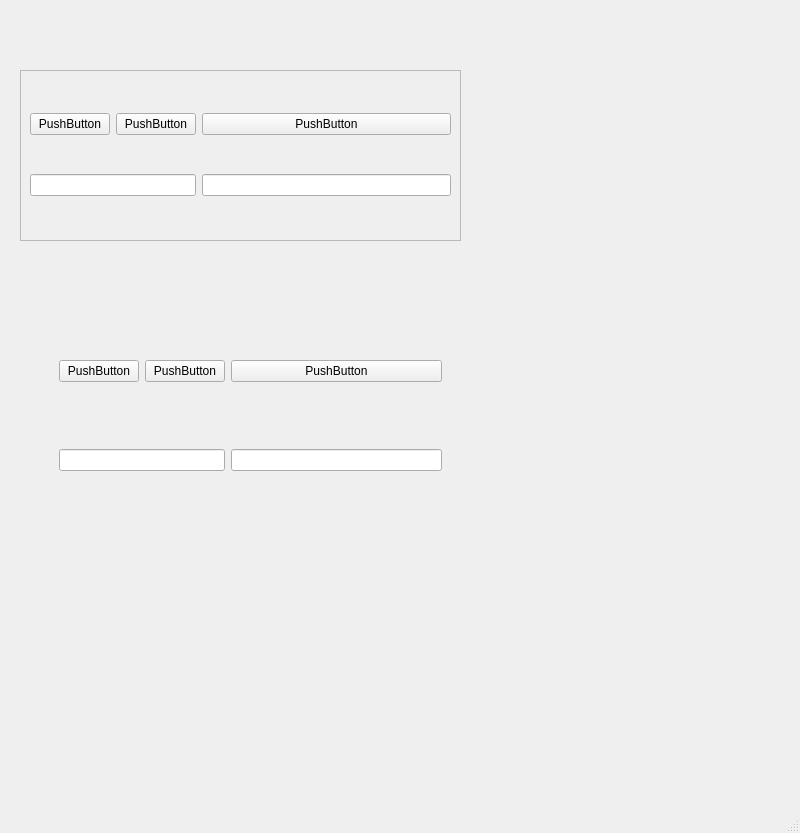
<?xml version="1.0" encoding="UTF-8"?>
<ui version="4.0">
 <class>MainWindow</class>
 <widget class="QMainWindow" name="MainWindow">
  <property name="geometry">
   <rect>
    <x>0</x>
    <y>0</y>
    <width>800</width>
    <height>833</height>
   </rect>
  </property>
  <property name="windowTitle">
   <string>MainWindow</string>
  </property>
  <widget class="QWidget" name="centralwidget">
   <widget class="QFrame" name="frame">
    <property name="geometry">
     <rect>
      <x>20</x>
      <y>70</y>
      <width>441</width>
      <height>171</height>
     </rect>
    </property>
    <property name="frameShape">
     <enum>QFrame::StyledPanel</enum>
    </property>
    <property name="frameShadow">
     <enum>QFrame::Raised</enum>
    </property>
    <layout class="QGridLayout" name="gridLayout">
     <item row="0" column="0">
      <widget class="QPushButton" name="pushButton">
       <property name="text">
        <string>PushButton</string>
       </property>
      </widget>
     </item>
     <item row="0" column="1">
      <widget class="QPushButton" name="pushButton_2">
       <property name="text">
        <string>PushButton</string>
       </property>
      </widget>
     </item>
     <item row="0" column="2">
      <widget class="QPushButton" name="pushButton_3">
       <property name="text">
        <string>PushButton</string>
       </property>
      </widget>
     </item>
     <item row="1" column="0" colspan="2">
      <widget class="QLineEdit" name="lineEdit"/>
     </item>
     <item row="1" column="2">
      <widget class="QLineEdit" name="lineEdit_2"/>
     </item>
    </layout>
   </widget>
   <widget class="QFrame" name="gridFrame">
    <property name="geometry">
     <rect>
      <x>50</x>
      <y>290</y>
      <width>401</width>
      <height>251</height>
     </rect>
    </property>
    <layout class="QGridLayout" name="gridLayout_2">
     <item row="0" column="0">
      <widget class="QPushButton" name="pushButton_4">
       <property name="text">
        <string>PushButton</string>
       </property>
      </widget>
     </item>
     <item row="0" column="1">
      <widget class="QPushButton" name="pushButton_5">
       <property name="text">
        <string>PushButton</string>
       </property>
      </widget>
     </item>
     <item row="0" column="2">
      <widget class="QPushButton" name="pushButton_6">
       <property name="text">
        <string>PushButton</string>
       </property>
      </widget>
     </item>
     <item row="1" column="0" colspan="2">
      <widget class="QLineEdit" name="lineEdit_3"/>
     </item>
     <item row="1" column="2">
      <widget class="QLineEdit" name="lineEdit_4"/>
     </item>
    </layout>
   </widget>
  </widget>
  <widget class="QMenuBar" name="menubar">
   <property name="geometry">
    <rect>
     <x>0</x>
     <y>0</y>
     <width>800</width>
     <height>26</height>
    </rect>
   </property>
  </widget>
  <widget class="QStatusBar" name="statusbar"/>
 </widget>
 <resources/>
 <connections/>
</ui>
